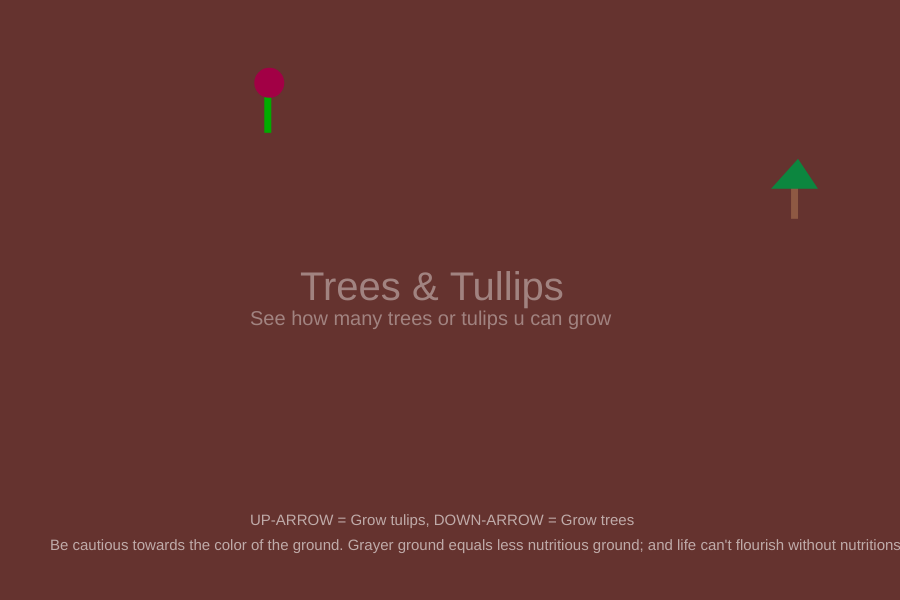
Frame 1 (no input)
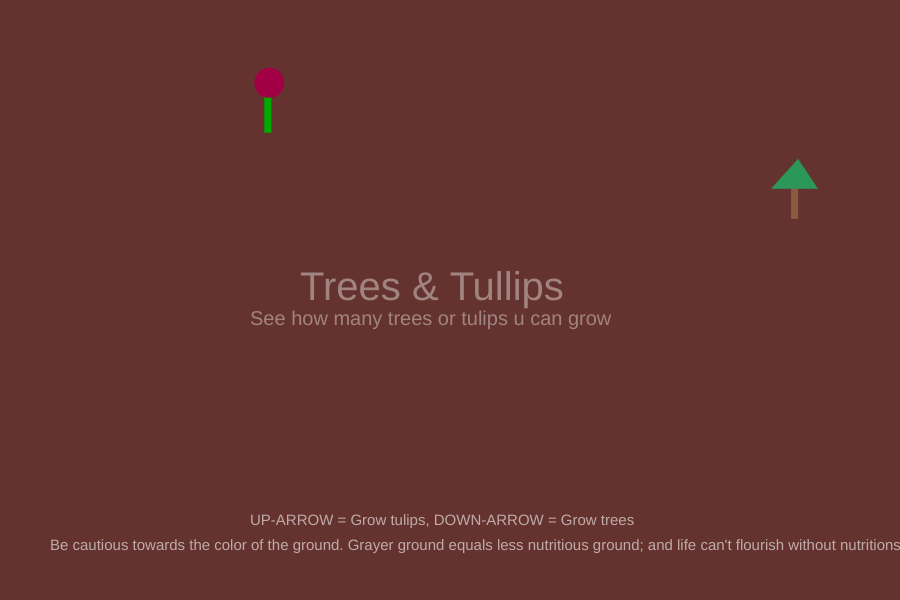
Frame 60 (no input)
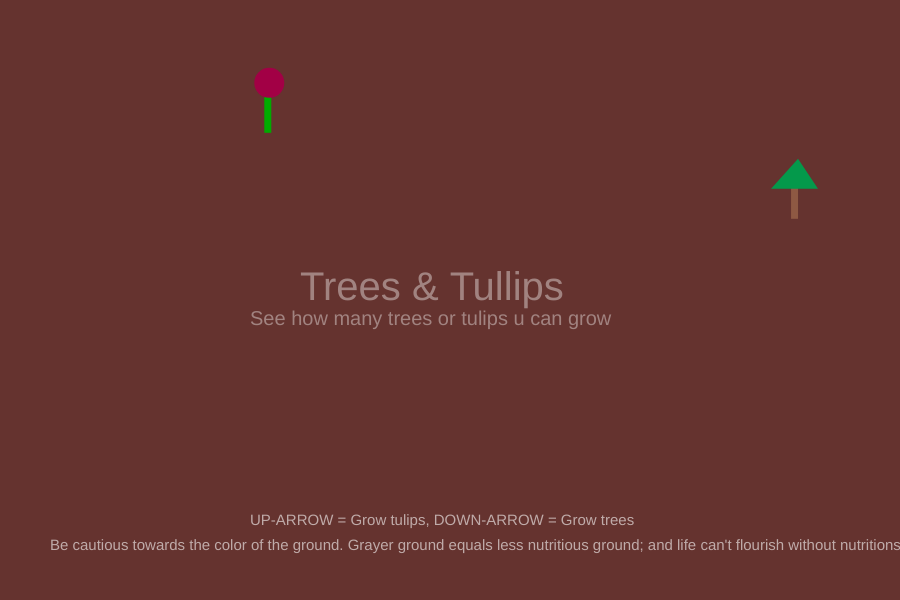
Frame 120 (the mouse pressed at the canvas centre since frame 60)

The p5.js sketch that drew these frames (run headless with seeded random() and noise() and a simulated clock; from frame 60 on, the mouse is pressed at the canvas centre):

// p5.js sketch
// ── sketch.js
var flowers = [];
var trees = [];

//SETUP
function setup(){
    createCanvas(900, 600);
    
//Constructor function-arrays
    for (i = 0; i < 1; i++){
        flowers[i] = new Flower(random(50, 350), random(0, 400), random(50, 200), random(200));
    }
    
    for (t = 0; t < 1; t++){
        trees[t] = new Tree(random(550, 850), random(50, 450));
    }   
}

//KEYPRESSED: to add flowers or trees
function keyPressed() {
    if (keyCode == UP_ARROW){
        flowers.push(new Flower(random(0, 300), random(50, 450), random(50, 200), random(200)));
    } else if (keyCode == DOWN_ARROW) {
        trees.push(new Tree (random(600, 900), random(0, 400)));
    }  
}


//DRAW
function draw() {
    //Background: Soil colour represents neutrients in the ground. The greyer the fewer neutrients, and plants will start to die out...
    var bgR = map(i+t, 0, 100, 102, 60)
    var bgB = map(i+t, 0, 30, 50, 60)
    var bgG = map(i+t, 0, 60, 47, 60)
    background(bgR, bgB, bgG);
    
    //TXT
    push();
    translate(width/2, height/2);
    fill(255, 100);
    textSize(40);
    text("Trees & Tullips", -150, 0);
    textSize(20);
    text("See how many trees or tulips u can grow", -200, 25);
    pop();
    
    push();
    translate(width/2);
    fill(255, 150);
    textSize(15);
    text("UP-ARROW = Grow tulips, DOWN-ARROW = Grow trees", 250, 525);
    text("Be cautious towards the color of the ground. Grayer ground equals less nutritious ground; and life can't flourish without nutritions.", 50, 550);
    
    //Flowers Draw
    for (i = 0; i < flowers.length; i++) {
        //flowers[i].move();
        flowers[i].display(); 
        if (bgR && bgB && bgG > 67) {
            flowers[i].update();
        }
        if (flowers[i].lifespan < 50) {
            flowers.splice(i, 1);
        }
    }
    
    //Trees Draw
    for (t = 0; t < trees.length; t++) {
        trees[t].display();
        if (bgR && bgB && bgG > 67) {
            trees[t].update();
        }
        if (trees[t].lifespan < 50) {
            trees.splice(t, 1);
        }
    }
    
 
}

   












    
    
    
    
    /*var angle = PI / 4;

var slider;
function setup() {
    createCanvas(400, 400);
    slider = createSlider(0, TWO_PI, PI/4, 0.01);
}

function draw() {
    background(51);
    angle = slider.value();    
    stroke(255);
    translate(200, height);
    branch(125);
}

function branch(len) {
    line(0, 0, 0, -len);
    translate(0, -len);
    if(len > 4) {
        push();
        rotate(angle);
        branch(len * 0.67);
        pop();
        push();
        rotate(-angle);
        branch(len * 0.67);
        pop();
    }

    
}*/








// ── Flower.js
function Flower(x, y, r, b) {
    this.x = x;
    this.y = y;
    this.r = r;
    this.b = b;
    this.col = color(0, 171, 0, this.lifespan);
    this.lifespan = 255;
    
    this.display = function() {
        noStroke();
        //stroke(0, 170, 0, 150);
        fill(this.col);
        rect(this.x, this.y, 7, 50);
        fill(this.r, 0, this.b, this.lifespan);
        ellipse(this.x+5, this.y, 30, 30);
        
    }
    
    this.update = function() {
        this.x = this.x + random(-1, 1);
        this.y = this.y + random(-1, 1);
        this.lifespan = this.lifespan-3;
    }
}





//     {
//            x: random(0, width),
//            y: random(0, height),
//            display: function() {
//                stroke(255);
//                noFill();
//                ellipse(this.x, this.y, 24, 24);
//            },
//            move: function() {
//                this.x = this.x + random(-1, 1);
//                this.y = this.y + random(-1, 1);
//            }
//        }
//    
// ── Tree.js
function Tree(x, y) {
    this.x = x;
    this.y = y;
    this.col = color(142, 89, 67);
    this.rad = 20;
    this.lifespan = 255;
    
    this.display = function() {
        noStroke();
        //stroke(0, 170, 0, 150);
        fill(this.col);
        rect(this.x, this.y, 7, 50);
        fill(random(0, 50), random(120, 200), random(50, 100), this.lifespan);
        triangle(this.x-20, this.y+20, this.x+27, this.y+20, this.x+7, this.y-10);
        
    }
    
        this.update = function() {
        this.x = this.x + random(-1, 1);
        this.y = this.y + random(-1, 1);
        this.lifespan = this.lifespan-3;
    }
}
